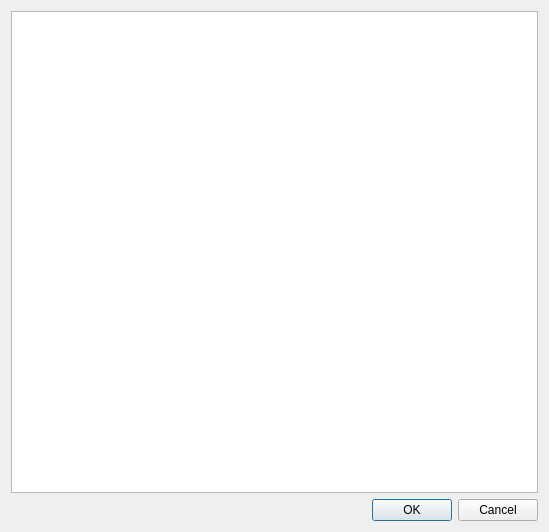
<?xml version="1.0" encoding="UTF-8"?>
<ui version="4.0">
 <class>Edit_Dialog</class>
 <widget class="QDialog" name="Edit_Dialog">
  <property name="geometry">
   <rect>
    <x>0</x>
    <y>0</y>
    <width>549</width>
    <height>532</height>
   </rect>
  </property>
  <property name="windowTitle">
   <string>Edit Dialog</string>
  </property>
  <layout class="QVBoxLayout" name="verticalLayout">
   <item>
    <widget class="QTextEdit" name="textEdit"/>
   </item>
   <item>
    <widget class="QDialogButtonBox" name="buttonBox">
     <property name="orientation">
      <enum>Qt::Horizontal</enum>
     </property>
     <property name="standardButtons">
      <set>QDialogButtonBox::Cancel|QDialogButtonBox::Ok</set>
     </property>
    </widget>
   </item>
  </layout>
 </widget>
 <resources/>
 <connections>
  <connection>
   <sender>buttonBox</sender>
   <signal>accepted()</signal>
   <receiver>Edit_Dialog</receiver>
   <slot>accept()</slot>
   <hints>
    <hint type="sourcelabel">
     <x>248</x>
     <y>254</y>
    </hint>
    <hint type="destinationlabel">
     <x>157</x>
     <y>274</y>
    </hint>
   </hints>
  </connection>
  <connection>
   <sender>buttonBox</sender>
   <signal>rejected()</signal>
   <receiver>Edit_Dialog</receiver>
   <slot>reject()</slot>
   <hints>
    <hint type="sourcelabel">
     <x>316</x>
     <y>260</y>
    </hint>
    <hint type="destinationlabel">
     <x>286</x>
     <y>274</y>
    </hint>
   </hints>
  </connection>
 </connections>
</ui>
